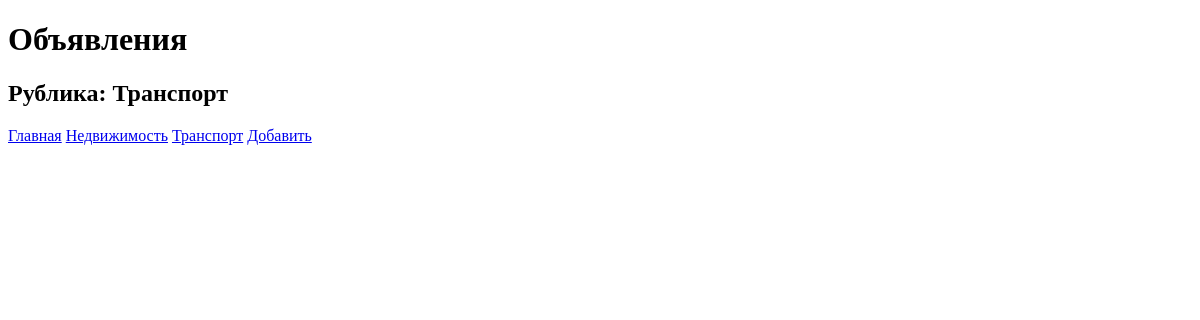
The page /bboard/2/ on the database as committed earlier.
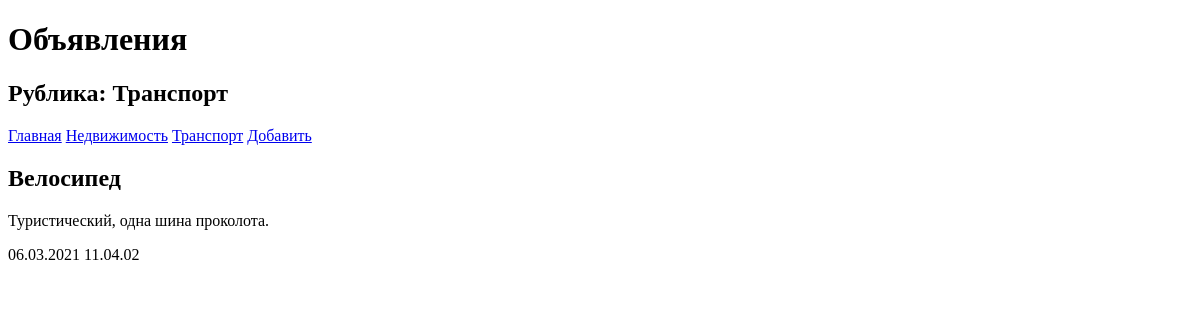
The same page on the database as committed later.
### bboard/models.py (models this page shows)
class Rublic(models.Model):
    name = models.CharField(max_length=20, db_index=True, verbose_name='Название')
    def __str__(self):
        return self.name
    class Meta:
        verbose_name_plural = 'Рублики'
        verbose_name = 'Рублика'
        ordering = ['name']

class Bb(models.Model):
    title = models.CharField(max_length=50, verbose_name='Товар')
    content = models.TextField(null=True, blank=True, verbose_name='Описание')
    price = models.FloatField(null=True, blank=True, verbose_name='Цена')
    published = models.DateTimeField(auto_now_add=True, db_index=True, verbose_name='Опубликовано')
    rublic = models.ForeignKey('Rublic', null=True, on_delete=models.PROTECT, verbose_name='Рублика')
    class Meta:
        verbose_name_plural = 'Объявления'
        verbose_name = 'Объявление'
        ordering = ['-published']

### bboard/views.py (the view)
# urls.py: path('<int:rublic_id>/', by_rublic, name='by_rublic'),
def by_rublic(request, rublic_id):
 bbs = Bb.objects.filter(rublic=rublic_id)
 rublics = Rublic.objects.all()
 current_rublic = Rublic.objects.get(pk=rublic_id)
 context = {'bbs': bbs, 'rublics': rublics, 'current_rublic': current_rublic}
 return render(request, 'bboard/by_rublic.html', context)

### bboard/templates/bboard/by_rublic.html (shortened to what this page needs)
<!DOCTYPE html>
<html lang="en">
<head>
</head>
<body>
    <h1>Объявления</h1>
    <h2>Рублика: {{ current_rublic.name }}</h2>
    <div>
        <a href="/bboard/">Главная</a>
        {% for rublic in rublics %}
        <a href="/bboard/{{ rublic.pk }}/">{{ rublic.name }}</a>
        {% endfor %}
        <a href="{% url 'add' %}">Добавить</a>
    </div>
    {% for bb in bbs %}
    <div>
        <h2>{{ bb.title }}</h2>
        <p>{{ bb.content }}</p>
        <p>{{ bb.published|date:"d.m.Y H.i.s" }}</p>
    </div>
    {% endfor %}
</body>
</html>

Rows that differ between the two databases and show on the page:
added Bb: title "Велосипед", content "Туристический, одна шина проколота.", published "06.03.2021 11.04.02"
